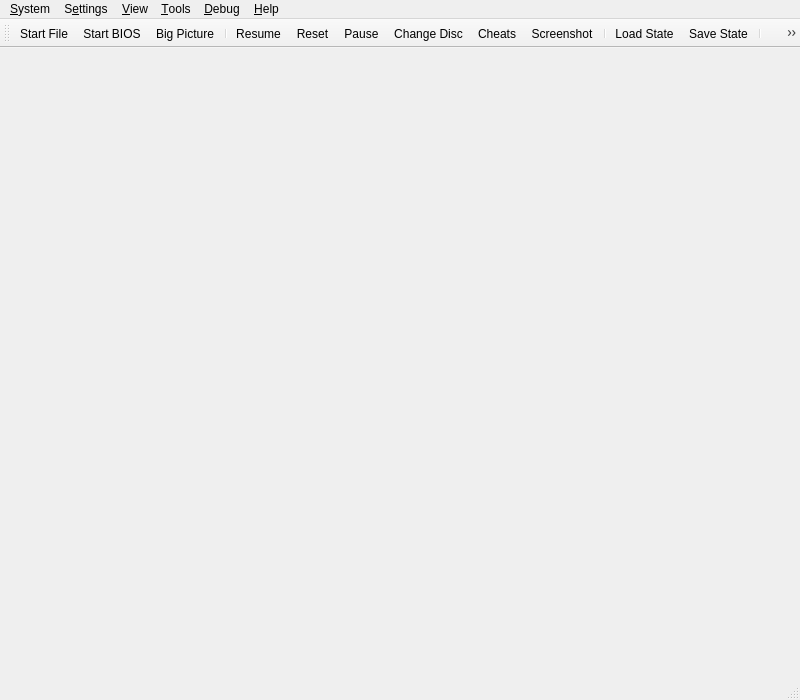
<?xml version="1.0" encoding="UTF-8"?>
<ui version="4.0">
 <class>MainWindow</class>
 <widget class="QMainWindow" name="MainWindow">
  <property name="geometry">
   <rect>
    <x>0</x>
    <y>0</y>
    <width>800</width>
    <height>700</height>
   </rect>
  </property>
  <property name="acceptDrops">
   <bool>true</bool>
  </property>
  <property name="windowTitle">
   <string>DuckStation</string>
  </property>
  <property name="windowIcon">
   <iconset resource="resources/resources.qrc">
    <normaloff>:/icons/duck.png</normaloff>:/icons/duck.png</iconset>
  </property>
  <widget class="QStackedWidget" name="mainContainer" />
  <widget class="QMenuBar" name="menuBar">
   <property name="geometry">
    <rect>
     <x>0</x>
     <y>0</y>
     <width>800</width>
     <height>22</height>
    </rect>
   </property>
   <widget class="QMenu" name="menuSystem">
    <property name="title">
     <string>&amp;System</string>
    </property>
    <widget class="QMenu" name="menuChangeDisc">
     <property name="title">
      <string>Change Disc</string>
     </property>
     <property name="icon">
      <iconset theme="dvd-line">
       <normaloff>.</normaloff>.</iconset>
     </property>
     <actiongroup name="actionGroupChangeDiscSubImages"/>
     <addaction name="actionChangeDiscFromFile"/>
     <addaction name="actionChangeDiscFromDevice"/>
     <addaction name="actionChangeDiscFromGameList"/>
     <addaction name="actionRemoveDisc"/>
     <addaction name="separator"/>
    </widget>
    <widget class="QMenu" name="menuCheats">
     <property name="title">
      <string>Cheats</string>
     </property>
     <property name="icon">
      <iconset theme="flask-line">
       <normaloff>.</normaloff>.</iconset>
     </property>
    </widget>
    <widget class="QMenu" name="menuLoadState">
     <property name="title">
      <string>Load State</string>
     </property>
     <property name="icon">
      <iconset theme="folder-open-line">
       <normaloff>.</normaloff>.</iconset>
     </property>
    </widget>
    <widget class="QMenu" name="menuSaveState">
     <property name="title">
      <string>Save State</string>
     </property>
     <property name="icon">
      <iconset theme="save-3-line">
       <normaloff>.</normaloff>.</iconset>
     </property>
    </widget>
    <addaction name="actionStartFile"/>
    <addaction name="actionStartDisc"/>
    <addaction name="actionStartBios"/>
    <addaction name="actionStartFullscreenUI"/>
    <addaction name="actionResumeLastState"/>
    <addaction name="separator"/>
    <addaction name="actionPowerOff"/>
    <addaction name="actionPowerOffWithoutSaving"/>
    <addaction name="actionReset"/>
    <addaction name="actionPause"/>
    <addaction name="menuChangeDisc"/>
    <addaction name="separator"/>
    <addaction name="menuCheats"/>
    <addaction name="actionScreenshot"/>
    <addaction name="separator"/>
    <addaction name="menuLoadState"/>
    <addaction name="menuSaveState"/>
    <addaction name="separator"/>
    <addaction name="actionExit"/>
   </widget>
   <widget class="QMenu" name="menuSettings">
    <property name="title">
     <string>S&amp;ettings</string>
    </property>
    <widget class="QMenu" name="menuSettingsTheme">
     <property name="title">
      <string>Theme</string>
     </property>
     <property name="icon">
      <iconset theme="paint-brush-line"/>
     </property>
    </widget>
    <widget class="QMenu" name="menuSettingsLanguage">
     <property name="title">
      <string>Language</string>
     </property>
     <property name="icon">
      <iconset theme="global-line"/>
     </property>
    </widget>
    <addaction name="separator"/>
    <addaction name="actionGeneralSettings"/>
    <addaction name="actionGameListSettings"/>
    <addaction name="actionBIOSSettings"/>
    <addaction name="actionConsoleSettings"/>
    <addaction name="actionEmulationSettings"/>
    <addaction name="actionMemoryCardSettings"/>
    <addaction name="actionDisplaySettings"/>
    <addaction name="actionEnhancementSettings"/>
    <addaction name="actionPostProcessingSettings"/>
    <addaction name="actionAudioSettings"/>
    <addaction name="actionAchievementSettings"/>
    <addaction name="actionFolderSettings"/>
    <addaction name="actionAdvancedSettings"/>
    <addaction name="separator"/>
    <addaction name="actionControllerSettings"/>
    <addaction name="actionHotkeySettings"/>
    <addaction name="separator"/>
    <addaction name="actionAddGameDirectory"/>
    <addaction name="actionScanForNewGames"/>
    <addaction name="actionRescanAllGames"/>
    <addaction name="separator"/>
    <addaction name="menuSettingsLanguage"/>
    <addaction name="menuSettingsTheme"/>
   </widget>
   <widget class="QMenu" name="menuHelp">
    <property name="title">
     <string>&amp;Help</string>
    </property>
    <addaction name="actionGitHubRepository"/>
    <addaction name="actionIssueTracker"/>
    <addaction name="actionDiscordServer"/>
    <addaction name="separator"/>
    <addaction name="actionCheckForUpdates"/>
    <addaction name="separator"/>
    <addaction name="actionAboutQt"/>
    <addaction name="actionAbout"/>
   </widget>
   <widget class="QMenu" name="menuDebug">
    <property name="title">
     <string>&amp;Debug</string>
    </property>
    <widget class="QMenu" name="menuRenderer">
     <property name="title">
      <string>Switch GPU Renderer</string>
     </property>
    </widget>
    <widget class="QMenu" name="menuCPUExecutionMode">
     <property name="title">
      <string>Switch CPU Emulation Mode</string>
     </property>
    </widget>
    <widget class="QMenu" name="menuCropMode">
     <property name="title">
      <string>Switch Crop Mode</string>
     </property>
    </widget>
    <addaction name="menuCPUExecutionMode"/>
    <addaction name="menuRenderer"/>
    <addaction name="menuCropMode"/>
    <addaction name="actionDisableAllEnhancements"/>
    <addaction name="actionDisableInterlacing"/>
    <addaction name="actionForceNTSCTimings"/>
    <addaction name="separator"/>
    <addaction name="actionCPUDebugger"/>
    <addaction name="separator"/>
    <addaction name="actionDumpRAM"/>
    <addaction name="actionDumpVRAM"/>
    <addaction name="actionDumpSPURAM"/>
    <addaction name="separator"/>
    <addaction name="actionDebugDumpCPUtoVRAMCopies"/>
    <addaction name="actionDebugDumpVRAMtoCPUCopies"/>
    <addaction name="actionDumpAudio"/>
    <addaction name="separator"/>
    <addaction name="actionDebugShowVRAM"/>
    <addaction name="actionDebugShowGPUState"/>
    <addaction name="actionDebugShowCDROMState"/>
    <addaction name="actionDebugShowSPUState"/>
    <addaction name="actionDebugShowTimersState"/>
    <addaction name="actionDebugShowMDECState"/>
    <addaction name="actionDebugShowDMAState"/>
   </widget>
   <widget class="QMenu" name="menu_View">
    <property name="title">
     <string>&amp;View</string>
    </property>
    <widget class="QMenu" name="menuWindowSize">
     <property name="title">
      <string>&amp;Window Size</string>
     </property>
    </widget>
    <addaction name="actionViewToolbar"/>
    <addaction name="actionViewLockToolbar"/>
    <addaction name="actionViewStatusBar"/>
    <addaction name="separator"/>
    <addaction name="actionViewGameList"/>
    <addaction name="actionViewGameGrid"/>
    <addaction name="actionViewSystemDisplay"/>
    <addaction name="actionViewGameProperties"/>
    <addaction name="separator"/>
    <addaction name="actionFullscreen"/>
    <addaction name="menuWindowSize"/>
    <addaction name="separator"/>
    <addaction name="actionGridViewShowTitles"/>
    <addaction name="actionGridViewZoomIn"/>
    <addaction name="actionGridViewZoomOut"/>
    <addaction name="actionGridViewRefreshCovers"/>
   </widget>
   <widget class="QMenu" name="menu_Tools">
    <property name="title">
     <string>&amp;Tools</string>
    </property>
    <addaction name="actionMemory_Card_Editor"/>
    <addaction name="actionCheatManager"/>
    <addaction name="separator"/>
    <addaction name="actionOpenDataDirectory"/>
   </widget>
   <addaction name="menuSystem"/>
   <addaction name="menuSettings"/>
   <addaction name="menu_View"/>
   <addaction name="menu_Tools"/>
   <addaction name="menuDebug"/>
   <addaction name="menuHelp"/>
  </widget>
  <widget class="QToolBar" name="toolBar">
   <property name="windowTitle">
    <string>toolBar</string>
   </property>
   <property name="iconSize">
    <size>
     <width>32</width>
     <height>32</height>
    </size>
   </property>
   <property name="toolButtonStyle">
    <enum>Qt::ToolButtonTextUnderIcon</enum>
   </property>
   <attribute name="toolBarArea">
    <enum>TopToolBarArea</enum>
   </attribute>
   <attribute name="toolBarBreak">
    <bool>false</bool>
   </attribute>
   <addaction name="actionStartFile"/>
   <addaction name="actionStartBios"/>
   <addaction name="actionStartFullscreenUI2"/>
   <addaction name="separator"/>
   <addaction name="actionResumeLastState"/>
   <addaction name="actionReset"/>
   <addaction name="actionPause"/>
   <addaction name="actionChangeDisc"/>
   <addaction name="actionCheats"/>
   <addaction name="actionScreenshot"/>
   <addaction name="separator"/>
   <addaction name="actionLoadState"/>
   <addaction name="actionSaveState"/>
   <addaction name="separator"/>
   <addaction name="actionFullscreen"/>
   <addaction name="actionSettings"/>
  </widget>
  <widget class="QStatusBar" name="statusBar"/>
  <action name="actionStartFile">
   <property name="icon">
    <iconset theme="file-line">
     <normaloff>.</normaloff>.</iconset>
   </property>
   <property name="text">
    <string>Start &amp;File...</string>
   </property>
  </action>
  <action name="actionStartDisc">
   <property name="icon">
    <iconset theme="disc-line">
     <normaloff>.</normaloff>.</iconset>
   </property>
   <property name="text">
    <string>Start &amp;Disc...</string>
   </property>
  </action>
  <action name="actionStartBios">
   <property name="icon">
    <iconset theme="hard-drive-2-line">
     <normaloff>.</normaloff>.</iconset>
   </property>
   <property name="text">
    <string>Start &amp;BIOS</string>
   </property>
  </action>
  <action name="actionScanForNewGames">
   <property name="icon">
    <iconset theme="file-search-line">
     <normaloff>.</normaloff>.</iconset>
   </property>
   <property name="text">
    <string>&amp;Scan For New Games</string>
   </property>
  </action>
  <action name="actionRescanAllGames">
   <property name="icon">
    <iconset theme="refresh-line">
     <normaloff>.</normaloff>.</iconset>
   </property>
   <property name="text">
    <string>&amp;Rescan All Games</string>
   </property>
  </action>
  <action name="actionPowerOff">
   <property name="icon">
    <iconset theme="shut-down-line">
     <normaloff>.</normaloff>.</iconset>
   </property>
   <property name="text">
    <string>Power &amp;Off</string>
   </property>
  </action>
  <action name="actionReset">
   <property name="icon">
    <iconset theme="restart-line">
     <normaloff>.</normaloff>.</iconset>
   </property>
   <property name="text">
    <string>&amp;Reset</string>
   </property>
  </action>
  <action name="actionPause">
   <property name="checkable">
    <bool>true</bool>
   </property>
   <property name="icon">
    <iconset theme="pause-line">
     <normaloff>.</normaloff>.</iconset>
   </property>
   <property name="text">
    <string>&amp;Pause</string>
   </property>
  </action>
  <action name="actionLoadState">
   <property name="icon">
    <iconset theme="folder-open-line">
     <normaloff>.</normaloff>.</iconset>
   </property>
   <property name="text">
    <string>&amp;Load State</string>
   </property>
  </action>
  <action name="actionSaveState">
   <property name="icon">
    <iconset theme="save-3-line">
     <normaloff>.</normaloff>.</iconset>
   </property>
   <property name="text">
    <string>&amp;Save State</string>
   </property>
  </action>
  <action name="actionExit">
   <property name="icon">
    <iconset theme="door-open-line">
     <normaloff>.</normaloff>.</iconset>
   </property>
   <property name="text">
    <string>E&amp;xit</string>
   </property>
  </action>
  <action name="actionBIOSSettings">
   <property name="icon">
    <iconset theme="hard-drive-2-line">
     <normaloff>.</normaloff>.</iconset>
   </property>
   <property name="text">
    <string>B&amp;IOS</string>
   </property>
  </action>
  <action name="actionConsoleSettings">
   <property name="icon">
    <iconset theme="artboard-2-line">
     <normaloff>.</normaloff>.</iconset>
   </property>
   <property name="text">
    <string>C&amp;onsole</string>
   </property>
  </action>
  <action name="actionEmulationSettings">
   <property name="icon">
    <iconset theme="dashboard-line">
     <normaloff>.</normaloff>.</iconset>
   </property>
   <property name="text">
    <string>E&amp;mulation</string>
   </property>
  </action>
  <action name="actionControllerSettings">
   <property name="icon">
    <iconset theme="gamepad-line">
     <normaloff>.</normaloff>.</iconset>
   </property>
   <property name="text">
    <string>&amp;Controllers</string>
   </property>
  </action>
  <action name="actionHotkeySettings">
   <property name="icon">
    <iconset theme="keyboard-line">
     <normaloff>.</normaloff>.</iconset>
   </property>
   <property name="text">
    <string>&amp;Hotkeys</string>
   </property>
  </action>
  <action name="actionDisplaySettings">
   <property name="icon">
    <iconset theme="brush-line">
     <normaloff>.</normaloff>.</iconset>
   </property>
   <property name="text">
    <string>&amp;Display</string>
   </property>
  </action>
  <action name="actionEnhancementSettings">
   <property name="icon">
    <iconset theme="paint-fill">
     <normaloff>.</normaloff>.</iconset>
   </property>
   <property name="text">
    <string>&amp;Enhancements</string>
   </property>
  </action>
  <action name="actionPostProcessingSettings">
   <property name="icon">
    <iconset theme="pantone-line">
     <normaloff>.</normaloff>.</iconset>
   </property>
   <property name="text">
    <string>&amp;Post-Processing</string>
   </property>
  </action>
  <action name="actionFullscreen">
   <property name="icon">
    <iconset theme="fullscreen-line">
     <normaloff>.</normaloff>.</iconset>
   </property>
   <property name="text">
    <string>Fullscreen</string>
   </property>
  </action>
  <action name="actionResolution_Scale">
   <property name="text">
    <string>Resolution Scale</string>
   </property>
  </action>
  <action name="actionGitHubRepository">
   <property name="icon">
    <iconset resource="resources/resources.qrc">
     <normaloff>:/icons/github.png</normaloff>:/icons/github.png</iconset>
   </property>
   <property name="text">
    <string>&amp;GitHub Repository...</string>
   </property>
  </action>
  <action name="actionIssueTracker">
   <property name="icon">
    <iconset resource="resources/resources.qrc">
     <normaloff>:/icons/IssueTracker.png</normaloff>:/icons/IssueTracker.png</iconset>
   </property>
   <property name="text">
    <string>&amp;Issue Tracker...</string>
   </property>
  </action>
  <action name="actionDiscordServer">
   <property name="icon">
    <iconset resource="resources/resources.qrc">
     <normaloff>:/icons/discord.png</normaloff>:/icons/discord.png</iconset>
   </property>
   <property name="text">
    <string>&amp;Discord Server...</string>
   </property>
  </action>
  <action name="actionCheckForUpdates">
   <property name="icon">
    <iconset theme="download-2-line">
     <normaloff>.</normaloff>.</iconset>
   </property>
   <property name="text">
    <string>Check for &amp;Updates...</string>
   </property>
  </action>
  <action name="actionAboutQt">
   <property name="icon">
    <iconset resource="resources/resources.qrc">
     <normaloff>:/icons/QT.png</normaloff>:/icons/QT.png</iconset>
   </property>
   <property name="text">
    <string>About &amp;Qt...</string>
   </property>
  </action>
  <action name="actionAbout">
   <property name="icon">
    <iconset resource="resources/resources.qrc">
     <normaloff>:/icons/duck_64.png</normaloff>:/icons/duck_64.png</iconset>
   </property>
   <property name="text">
    <string>&amp;About DuckStation...</string>
   </property>
  </action>
  <action name="actionChangeDisc">
   <property name="icon">
    <iconset theme="dvd-line">
     <normaloff>.</normaloff>.</iconset>
   </property>
   <property name="text">
    <string>Change Disc...</string>
   </property>
  </action>
  <action name="actionCheats">
   <property name="icon">
    <iconset theme="flask-line">
     <normaloff>.</normaloff>.</iconset>
   </property>
   <property name="text">
    <string>Cheats...</string>
   </property>
  </action>
  <action name="actionAudioSettings">
   <property name="icon">
    <iconset theme="volume-up-line">
     <normaloff>.</normaloff>.</iconset>
   </property>
   <property name="text">
    <string>Audio</string>
   </property>
  </action>
  <action name="actionAchievementSettings">
   <property name="icon">
    <iconset theme="trophy-line">
     <normaloff>.</normaloff>.</iconset>
   </property>
   <property name="text">
    <string>Achievements</string>
   </property>
  </action>
  <action name="actionFolderSettings">
   <property name="icon">
    <iconset theme="folder-open-line">
     <normaloff>.</normaloff>.</iconset>
   </property>
   <property name="text">
    <string>Folders</string>
   </property>
  </action>
  <action name="actionGameListSettings">
   <property name="icon">
    <iconset theme="folder-settings-line">
     <normaloff>.</normaloff>.</iconset>
   </property>
   <property name="text">
    <string>Game List</string>
   </property>
  </action>
  <action name="actionGeneralSettings">
   <property name="icon">
    <iconset theme="settings-3-line">
     <normaloff>.</normaloff>.</iconset>
   </property>
   <property name="text">
    <string>General</string>
   </property>
  </action>
  <action name="actionAdvancedSettings">
   <property name="icon">
    <iconset theme="tools-line">
     <normaloff>.</normaloff>.</iconset>
   </property>
   <property name="text">
    <string>Advanced</string>
   </property>
  </action>
  <action name="actionAddGameDirectory">
   <property name="icon">
    <iconset theme="folder-add-line">
     <normaloff>.</normaloff>.</iconset>
   </property>
   <property name="text">
    <string>Add Game Directory...</string>
   </property>
  </action>
  <action name="actionSettings">
   <property name="icon">
    <iconset theme="settings-3-line">
     <normaloff>.</normaloff>.</iconset>
   </property>
   <property name="text">
    <string>&amp;Settings...</string>
   </property>
  </action>
  <action name="actionChangeDiscFromFile">
   <property name="text">
    <string>From File...</string>
   </property>
  </action>
  <action name="actionChangeDiscFromDevice">
   <property name="text">
    <string>From Device...</string>
   </property>
  </action>
  <action name="actionChangeDiscFromGameList">
   <property name="text">
    <string>From Game List...</string>
   </property>
  </action>
  <action name="actionRemoveDisc">
   <property name="text">
    <string>Remove Disc</string>
   </property>
  </action>
  <action name="actionResume_State">
   <property name="text">
    <string>Resume State</string>
   </property>
  </action>
  <action name="actionGlobal_State">
   <property name="text">
    <string>Global State</string>
   </property>
  </action>
  <action name="actionDebugShowVRAM">
   <property name="checkable">
    <bool>true</bool>
   </property>
   <property name="text">
    <string>Show VRAM</string>
   </property>
  </action>
  <action name="actionDebugDumpCPUtoVRAMCopies">
   <property name="checkable">
    <bool>true</bool>
   </property>
   <property name="text">
    <string>Dump CPU to VRAM Copies</string>
   </property>
  </action>
  <action name="actionDebugDumpVRAMtoCPUCopies">
   <property name="checkable">
    <bool>true</bool>
   </property>
   <property name="text">
    <string>Dump VRAM to CPU Copies</string>
   </property>
  </action>
  <action name="actionDisableAllEnhancements">
   <property name="checkable">
    <bool>true</bool>
   </property>
   <property name="text">
    <string>Disable All Enhancements</string>
   </property>
  </action>
  <action name="actionDisableInterlacing">
   <property name="checkable">
    <bool>true</bool>
   </property>
   <property name="text">
    <string>Disable Interlacing</string>
   </property>
  </action>
  <action name="actionForceNTSCTimings">
   <property name="checkable">
    <bool>true</bool>
   </property>
   <property name="text">
    <string>Force NTSC Timings</string>
   </property>
  </action>
  <action name="actionDumpAudio">
   <property name="checkable">
    <bool>true</bool>
   </property>
   <property name="text">
    <string>Dump Audio</string>
   </property>
  </action>
  <action name="actionDumpRAM">
   <property name="text">
    <string>Dump RAM...</string>
   </property>
  </action>
  <action name="actionDumpVRAM">
   <property name="text">
    <string>Dump VRAM...</string>
   </property>
  </action>
  <action name="actionDumpSPURAM">
   <property name="text">
    <string>Dump SPU RAM...</string>
   </property>
  </action>
  <action name="actionDebugShowGPUState">
   <property name="checkable">
    <bool>true</bool>
   </property>
   <property name="text">
    <string>Show GPU State</string>
   </property>
  </action>
  <action name="actionDebugShowCDROMState">
   <property name="checkable">
    <bool>true</bool>
   </property>
   <property name="text">
    <string>Show CD-ROM State</string>
   </property>
  </action>
  <action name="actionDebugShowSPUState">
   <property name="checkable">
    <bool>true</bool>
   </property>
   <property name="text">
    <string>Show SPU State</string>
   </property>
  </action>
  <action name="actionDebugShowTimersState">
   <property name="checkable">
    <bool>true</bool>
   </property>
   <property name="text">
    <string>Show Timers State</string>
   </property>
  </action>
  <action name="actionDebugShowMDECState">
   <property name="checkable">
    <bool>true</bool>
   </property>
   <property name="text">
    <string>Show MDEC State</string>
   </property>
  </action>
  <action name="actionDebugShowDMAState">
   <property name="checkable">
    <bool>true</bool>
   </property>
   <property name="text">
    <string>Show DMA State</string>
   </property>
  </action>
  <action name="actionScreenshot">
   <property name="icon">
    <iconset theme="screenshot-2-line">
     <normaloff>.</normaloff>.</iconset>
   </property>
   <property name="text">
    <string>&amp;Screenshot</string>
   </property>
  </action>
  <action name="actionMemoryCardSettings">
   <property name="icon">
    <iconset theme="sd-card-line">
     <normaloff>.</normaloff>.</iconset>
   </property>
   <property name="text">
    <string>&amp;Memory Cards</string>
   </property>
  </action>
  <action name="actionResumeLastState">
   <property name="icon">
    <iconset theme="play-circle-line">
     <normaloff>.</normaloff>.</iconset>
   </property>
   <property name="text">
    <string>Resume</string>
   </property>
   <property name="toolTip">
    <string>Resumes the last save state created.</string>
   </property>
  </action>
  <action name="actionViewToolbar">
   <property name="checkable">
    <bool>true</bool>
   </property>
   <property name="checked">
    <bool>true</bool>
   </property>
   <property name="text">
    <string>&amp;Toolbar</string>
   </property>
  </action>
  <action name="actionViewLockToolbar">
   <property name="checkable">
    <bool>true</bool>
   </property>
   <property name="checked">
    <bool>false</bool>
   </property>
   <property name="text">
    <string>Lock Toolbar</string>
   </property>
  </action>
  <action name="actionViewStatusBar">
   <property name="checkable">
    <bool>true</bool>
   </property>
   <property name="checked">
    <bool>true</bool>
   </property>
   <property name="text">
    <string>&amp;Status Bar</string>
   </property>
  </action>
  <action name="actionViewGameList">
   <property name="icon">
    <iconset theme="list-check">
     <normaloff>.</normaloff>.</iconset>
   </property>
   <property name="text">
    <string>Game &amp;List</string>
   </property>
  </action>
  <action name="actionViewSystemDisplay">
   <property name="enabled">
    <bool>false</bool>
   </property>
   <property name="text">
    <string>System &amp;Display</string>
   </property>
  </action>
  <action name="actionViewGameProperties">
   <property name="enabled">
    <bool>false</bool>
   </property>
   <property name="text">
    <string>Game &amp;Properties</string>
   </property>
  </action>
  <action name="actionMemory_Card_Editor">
   <property name="text">
    <string>Memory &amp;Card Editor</string>
   </property>
  </action>
  <action name="actionCheatManager">
   <property name="text">
    <string>C&amp;heat Manager</string>
   </property>
  </action>
  <action name="actionCPUDebugger">
   <property name="text">
    <string>CPU D&amp;ebugger</string>
   </property>
  </action>
  <action name="actionViewGameGrid">
   <property name="icon">
    <iconset theme="function-line">
     <normaloff>.</normaloff>.</iconset>
   </property>
   <property name="text">
    <string>Game &amp;Grid</string>
   </property>
  </action>
  <action name="actionGridViewShowTitles">
   <property name="checkable">
    <bool>true</bool>
   </property>
   <property name="checked">
    <bool>true</bool>
   </property>
   <property name="text">
    <string>Show Titles (Grid View)</string>
   </property>
  </action>
  <action name="actionGridViewZoomIn">
   <property name="text">
    <string>Zoom &amp;In (Grid View)</string>
   </property>
   <property name="shortcut">
    <string>Ctrl++</string>
   </property>
  </action>
  <action name="actionGridViewZoomOut">
   <property name="text">
    <string>Zoom &amp;Out (Grid View)</string>
   </property>
   <property name="shortcut">
    <string>Ctrl+-</string>
   </property>
  </action>
  <action name="actionGridViewRefreshCovers">
   <property name="text">
    <string>Refresh &amp;Covers (Grid View)</string>
   </property>
  </action>
  <action name="actionOpen_Memory_Card_Directory">
   <property name="text">
    <string>Open Memory Card Directory...</string>
   </property>
  </action>
  <action name="actionOpenDataDirectory">
   <property name="text">
    <string>Open Data Directory...</string>
   </property>
  </action>
  <action name="actionPowerOffWithoutSaving">
   <property name="icon">
    <iconset theme="close-line">
     <normaloff>.</normaloff>.</iconset>
   </property>
   <property name="text">
    <string>Power Off &amp;Without Saving</string>
   </property>
  </action>
  <action name="actionStartFullscreenUI">
   <property name="icon">
    <iconset theme="tv-2-line">
     <normaloff>.</normaloff>.</iconset>
   </property>
   <property name="text">
    <string>Start Big Picture Mode</string>
   </property>
  </action>
  <action name="actionStartFullscreenUI2">
   <property name="icon">
    <iconset theme="tv-2-line">
     <normaloff>.</normaloff>.</iconset>
   </property>
   <property name="text">
    <string>Big Picture</string>
   </property>
  </action>
 </widget>
 <resources>
  <include location="resources/resources.qrc"/>
 </resources>
 <connections/>
</ui>
